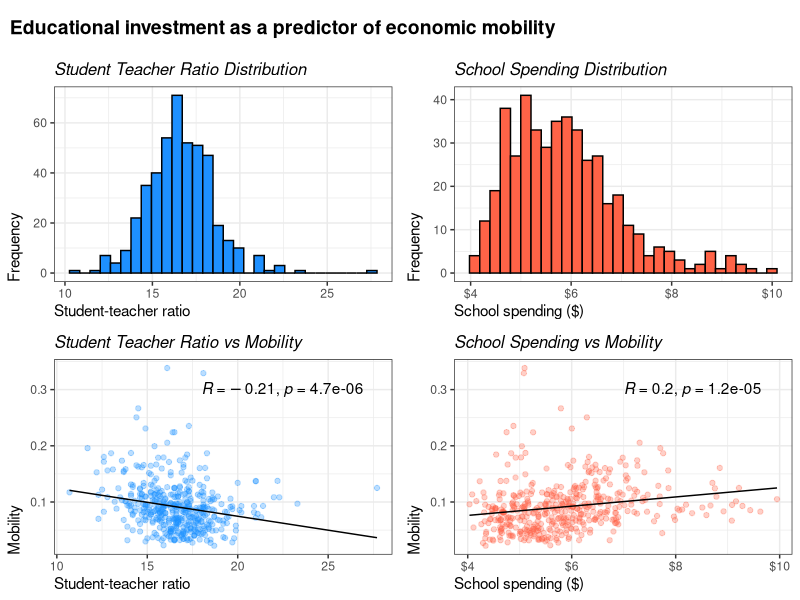
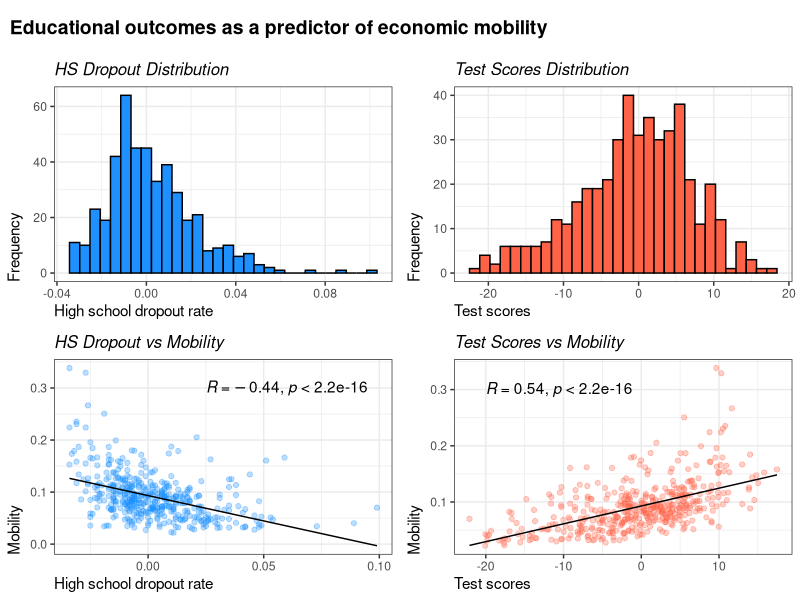
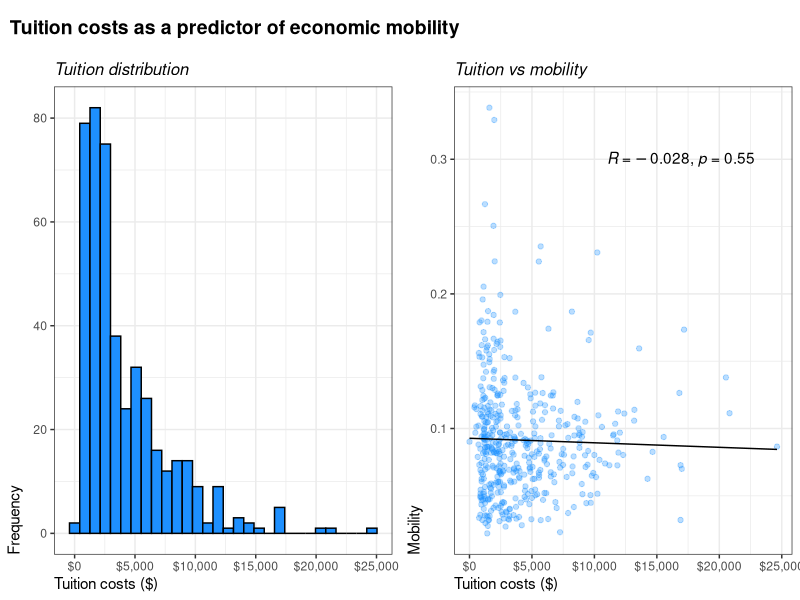
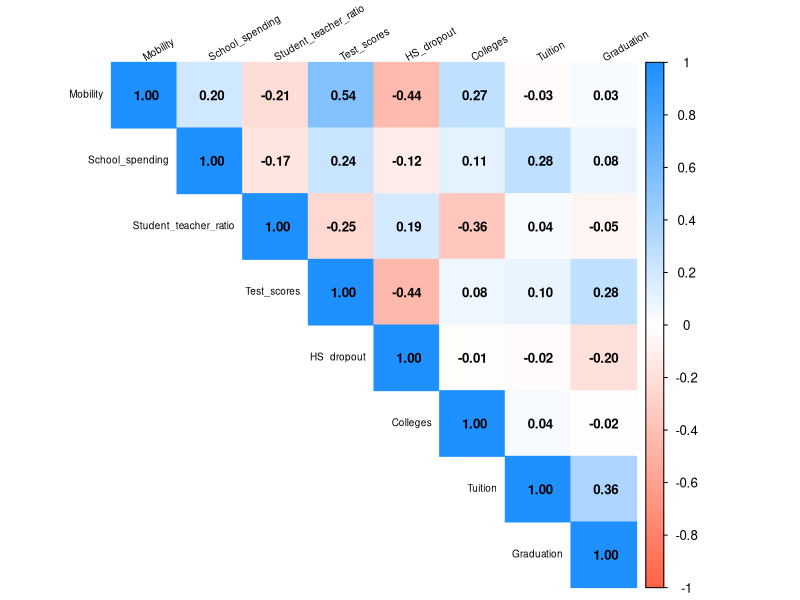
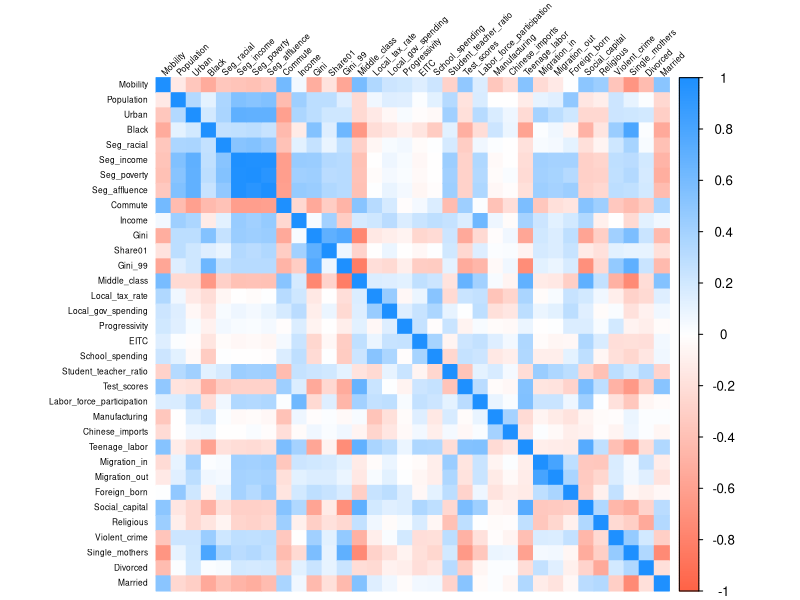
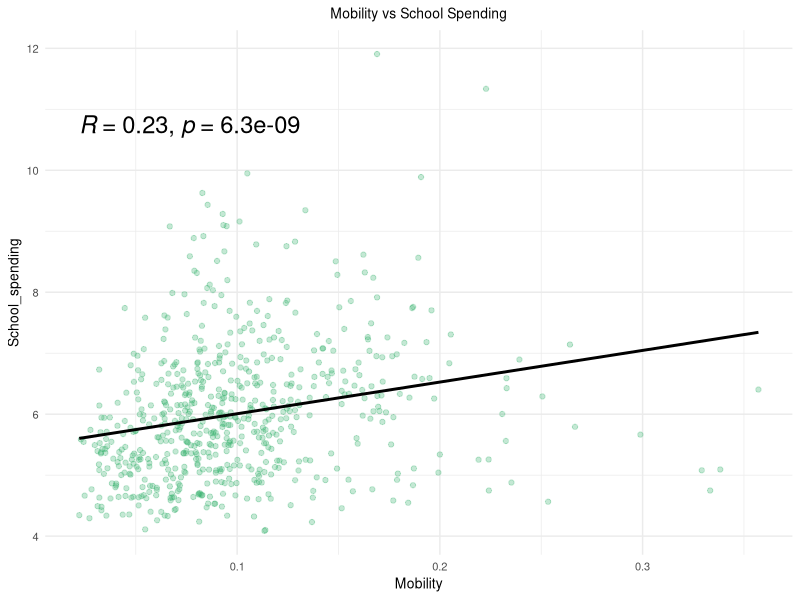
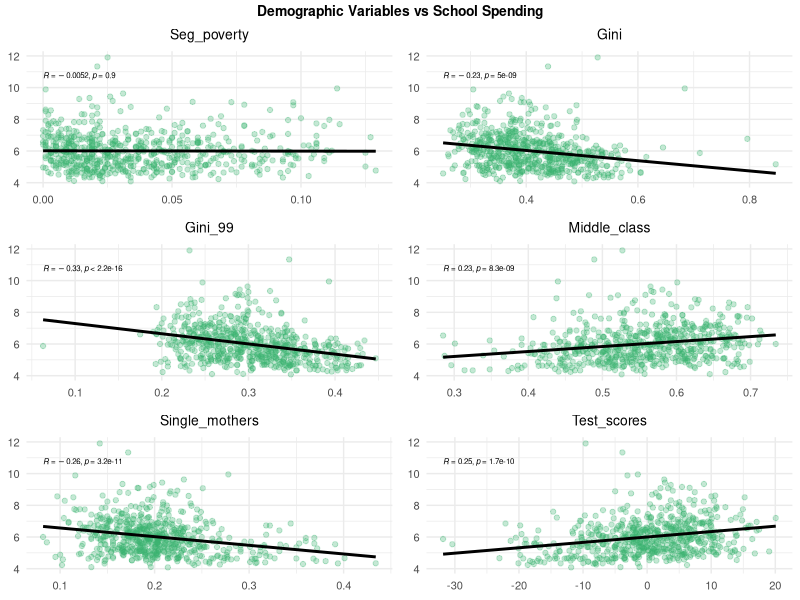
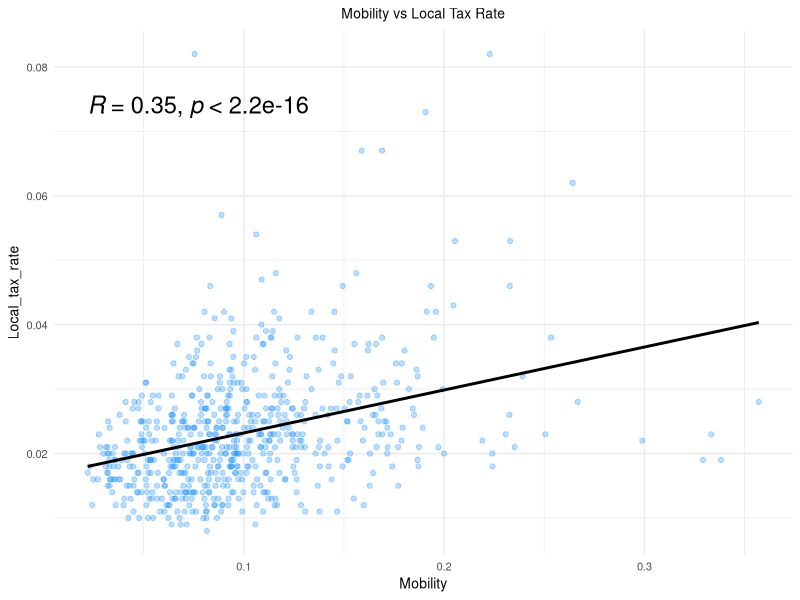

The R source for these figures, in order:
## ---- chunk 1
knitr::opts_chunk$set(echo = FALSE)

library(ggplot2)
library(dplyr)
library(corrplot)
library(tidyr)
library(cowplot)
library(ggpubr)
library(GGally)
library(grid)
library(gridExtra)
library(MASS)
library(car)
library(boot)


theme_set(theme_bw())
theme_update(
  plot.title = element_text(size = 12, face = "italic"), 
  axis.title.x = element_text(hjust = 0),
  axis.title.y = element_text(angle=90, hjust = 0, margin = margin(r = 5))
)
## ---- chunk 2
plot_four <- function(a, b, c, d, title) {
  plot_row <- plot_grid(a,b,c,d, align = "hv")
  
  title <- ggdraw() + 
    draw_label(title,
               fontface = 'bold',
               x = 0,
               hjust = 0) +
    theme(plot.margin = margin(0, 0, 0, 7))
  
  plot_grid(title, 
            plot_row,
            ncol = 1,
            rel_heights = c(0.1, 1))
}

plot_two <- function(a, b, title) {
  plot_row <- plot_grid(a,b, align = "hv")
  
  title <- ggdraw() + 
    draw_label(title,
               fontface = 'bold',
               x = 0,
               hjust = 0) +
    theme(plot.margin = margin(0, 0, 0, 7))
  
  plot_grid(title, 
            plot_row,
            ncol = 1,
            rel_heights = c(0.1, 1))
}
## ---- chunk 3
# Read in the mobility dataframe
mobility <- read.csv("mobility-all.csv", 
                     header = TRUE, 
                     stringsAsFactors = TRUE)
## ---- chunk 4
# View NAs
nas <- colSums(is.na(mobility))
print(nas[nas > 0])
## ---- chunk 5
# Remove rows where a value for mobility is missing
mobilityTotalRows <- nrow(mobility)

mobility <- mobility %>%
  drop_na(Mobility) 

# Segment education-related variables
edu_mobility <- mobility[,(names(mobility) %in% c("Mobility", 
                                                   "School_spending", 
                                                   "Student_teacher_ratio", 
                                                   "Test_scores", 
                                                   "HS_dropout", 
                                                   "Colleges", 
                                                   "Tuition", 
                                                   "Graduation"))]

# Drop NAs
edu_mobility <- drop_na(edu_mobility)



# Remove qualitative variables
quals <- c("ID","Name", "State", "Latitude", "Longitude")
mobility <- mobility[,!(names(mobility) %in% quals)]

# Remove columns where more than 100 values are missing
bad_cols <- c("Colleges","Tuition", "Graduation", "HS_dropout") # +100 NULL
mobility <- mobility[,!(names(mobility) %in% bad_cols)]

# Drop remaining NA variables
mobility <- drop_na(mobility)

## ---- chunk 6
# Plot student teacher ratio distribution
p1 <- ggplot(edu_mobility, aes(x= Student_teacher_ratio)) + 
  geom_histogram(bins = 30, fill = 'dodgerblue', color = "black") + 
  ggtitle("Student Teacher Ratio Distribution") +
  xlab("Student-teacher ratio") +
  ylab("Frequency") 

p2 <- ggplot(edu_mobility, aes(x = Student_teacher_ratio, y= Mobility)) + 
  geom_point(color = "dodgerblue", alpha = .3)  + 
  stat_smooth(method = "lm", formula = y ~ x, geom = "line", color = "black", se = FALSE) +
  stat_cor(label.x=18, label.y=.3) +
  ggtitle("Student Teacher Ratio vs Mobility") +
  xlab("Student-teacher ratio") +
  ylab("Mobility")

# Plot school spending distributions
p3 <- ggplot(edu_mobility, aes(x= School_spending)) + 
  geom_histogram(bins = 30, fill = 'tomato', color = "black") + 
  ggtitle("School Spending Distribution") +
  xlab("School spending ($)") +
  ylab("Frequency") + 
  scale_x_continuous(labels = scales::dollar_format())

p4 <- ggplot(edu_mobility, aes(x = School_spending, y= Mobility)) + 
  geom_point(color = "tomato", alpha = .3)  + 
  stat_smooth(method = "lm", formula = y ~ x, geom = "line", color = "black", se = FALSE) +
  stat_cor(label.x=7, label.y=.3) +
  ggtitle("School Spending vs Mobility") +
  xlab("School spending ($)") + 
  ylab("Mobility") + 
  scale_x_continuous(labels = scales::dollar_format())

#(p1 + p3) / (p2 + p4)
plot_four(p1,p3,p2,p4, title = "Educational investment as a predictor of economic mobility")
## ---- chunk 7
# Plot dropout rates distribution
p1 <- ggplot(edu_mobility, aes(x= HS_dropout)) + 
  geom_histogram(bins = 30, fill = 'dodgerblue', color = "black") + 
  ggtitle("HS Dropout Distribution") +
  xlab("High school dropout rate") +
  ylab("Frequency")

p2 <- ggplot(edu_mobility, aes(x = HS_dropout, y= Mobility)) + 
  geom_point(color = "dodgerblue", alpha = .3)  + 
  stat_smooth(method = "lm", formula = y ~ x, geom = "line", color = "black", se = FALSE) +
  stat_cor(label.x=.025, label.y=.3) +
  ggtitle("HS Dropout vs Mobility") + 
  xlab("High school dropout rate") +
  ylab("Mobility")

# Plot test score distribution
p3 <- ggplot(edu_mobility, aes(x= Test_scores)) + 
  geom_histogram(bins = 30, fill = 'tomato', color = "black") + 
  ggtitle("Test Scores Distribution")+
  xlab("Test scores") +
  ylab("Frequency") 

p4 <- ggplot(edu_mobility, aes(x = Test_scores, y= Mobility)) + 
  geom_point(color = "tomato", alpha = .3)  + 
  stat_smooth(method = "lm", formula = y ~ x, geom = "line", color = "black", se = FALSE) +
  stat_cor(label.x=-20, label.y=.3) +
  ggtitle("Test Scores vs Mobility")+
  xlab("Test scores") +
  ylab("Mobility")

plot_four(p1,p3,p2,p4, title = "Educational outcomes as a predictor of economic mobility")
## ---- chunk 8
# Plot tuition distribution
p1 <- ggplot(edu_mobility, aes(x= Tuition)) + 
  geom_histogram(bins = 30, fill = 'dodgerblue', color = 'black') + 
  ggtitle("Tuition distribution") +
  xlab("Tuition costs ($)") + 
  ylab("Frequency") +
  scale_x_continuous(labels = scales::dollar_format())

p2 <- ggplot(edu_mobility, aes(x = Tuition, y= Mobility)) + 
  geom_point(color = "dodgerblue", alpha = .3) + 
  stat_smooth(method = "lm", formula = y ~ x, geom = "line", color = "black", se = FALSE) +
  stat_cor(label.x=11000, label.y=.3) +
  ggtitle("Tuition vs mobility") +
  xlab("Tuition costs ($)") +
  ylab("Mobility") +
  scale_x_continuous(labels = scales::dollar_format())

plot_two(p1, p2, title = "Tuition costs as a predictor of economic mobility")
## ---- chunk 9
cor_matrix <- cor(edu_mobility, use = "pairwise.complete.obs") 
corrplot(cor_matrix, 
         method = "color",
         type = "upper",
         col = colorRampPalette(c("tomato", "white", "dodgerblue"))(200),
         tl.cex = 0.6, 
         number.cex = 0.8,
         addCoef.col = "black",
         tl.col = "black",
         tl.srt = 30)
## ---- chunk 10
# Make a correlation matrix
cor_matrix <- cor(mobility, use = "pairwise.complete.obs")

# Make a heatmap
corrplot(cor_matrix,
         method = "color",  
         tl.col = "black",  
         tl.cex = 0.5, 
         tl.srt = 45,
         col = colorRampPalette(c("tomato", "white", "dodgerblue"))(200))       

# Pass the correlation matrix to a dataframe
cor_df <- as.data.frame(as.table(cor_matrix))
## ---- chunk 11
# Remove diagonal correlations
cor_df <- cor_df %>%
  filter(Var1 != Var2)

# Standardize Var1 & Var2
cor_df <- cor_df %>%
  dplyr::rowwise() %>%
  dplyr::mutate(pair = paste(sort(c(Var1, Var2)), collapse = "_")) %>%
  dplyr::distinct(pair, .keep_all = TRUE) %>%
  dplyr::select(-pair)

# Sort by correlation
top_corr <- cor_df %>%
  arrange(desc(abs(Freq))) %>%  
  head(50)  

# Print strongest correlations
print(head(top_corr))
## ---- chunk 12
# Create scatter plots
plot_scatter <- function(x_var, color, text_size = 5, r_p_size = 5, keep_axis_titles = FALSE) {  
  ggplot(mobility, aes(.data[[x_var]], School_spending)) +  
    geom_point(color = color, alpha = .3) + 
    geom_smooth(method = "lm", color = "black", se = FALSE) +  # Add linear regression line
    stat_cor(label.x = min(mobility[[x_var]], na.rm = TRUE), 
             label.y = max(mobility$School_spending, na.rm = TRUE) * 0.9, 
             size = r_p_size) +  # Adds R & p-values 
    ggtitle(paste(x_var)) + 
    theme_minimal() +
    theme(
      axis.title = if (keep_axis_titles) element_text(size = 10) else element_blank(),  
      axis.text = element_text(size = 8),  
      plot.title = element_text(hjust = 0.5, size = 10) 
    )
}

# Create plot vs mobility
mobility_plot <- plot_scatter("Mobility", "mediumseagreen", text_size = 5, r_p_size = 6, keep_axis_titles = TRUE) +
  ggtitle("Mobility vs School Spending")

# Create plots for other variables 
p1 <- plot_scatter("Seg_poverty", "mediumseagreen", r_p_size = 2)
p2 <- plot_scatter("Gini", "mediumseagreen", r_p_size = 2)
p3 <- plot_scatter("Gini_99", "mediumseagreen", r_p_size = 2)
p4 <- plot_scatter("Middle_class", "mediumseagreen", r_p_size = 2)
p5 <- plot_scatter("Single_mothers", "mediumseagreen", r_p_size = 2)
p6 <- plot_scatter("Test_scores", "mediumseagreen", r_p_size = 2)

# Display 
print(mobility_plot)

# Display all other plots on one page
grid.arrange(
  arrangeGrob(p1, p2, p3, p4, p5, p6, ncol = 2, 
              top = textGrob("Demographic Variables vs School Spending", 
                             gp = gpar(fontsize = 10, fontface = "bold")))
)
## ---- chunk 13
data <- mobility

# Create scatter plots
plot_scatter <- function(x_var, color, text_size = 5, r_p_size = 5, keep_axis_titles = FALSE) {  
  ggplot(data, aes(.data[[x_var]], Local_tax_rate)) + 
    geom_point(color = color, alpha = .3) + 
    geom_smooth(method = "lm", color = "black", se = FALSE) +  
    stat_cor(label.x = min(data[[x_var]]), 
             label.y = max(data$Local_tax_rate, na.rm = TRUE) * 0.9, 
             size = r_p_size) + 
    ggtitle(paste(x_var)) + 
    theme_minimal() +
    theme(
      axis.title = if (keep_axis_titles) element_text(size = 10) else element_blank(), 
      axis.text = element_text(size = 8),  
      plot.title = element_text(hjust = 0.5, size = 10) 
    )
}

# Create plot vs Mobility
mobility_plot <- plot_scatter("Mobility", "dodgerblue", text_size = 5, r_p_size = 6, keep_axis_titles = TRUE) +
  ggtitle("Mobility vs Local Tax Rate")

# Create plots for other variables 
p1 <- plot_scatter("Seg_poverty", "dodgerblue", r_p_size = 2)
p2 <- plot_scatter("Gini", "dodgerblue", r_p_size = 2)
p3 <- plot_scatter("Gini_99", "dodgerblue", r_p_size = 2)
p4 <- plot_scatter("Middle_class", "dodgerblue", r_p_size = 2)
p5 <- plot_scatter("Single_mothers", "dodgerblue", r_p_size = 2)
p6 <- plot_scatter("Test_scores", "dodgerblue", r_p_size = 2)

# Display 
print(mobility_plot)

# Arrange and display all other plots on one page 
grid.arrange(
  arrangeGrob(p1, p2, p3, p4, p5, p6, ncol = 2,  
              top = textGrob("Demographic Variables vs Local Tax Rate", 
                             gp = gpar(fontsize = 10, fontface = "bold")))
)
## ---- chunk 14
# Create scatter plots
plot_scatter <- function(x_var, color, text_size = 5, r_p_size = 5, keep_axis_titles = FALSE) {  
  ggplot(data, aes(.data[[x_var]], Local_gov_spending)) +  
    geom_point(color = color, alpha = .3, na.rm = TRUE) + 
    geom_smooth(method = "lm", color = "black", se = FALSE) +  
    stat_cor(label.x = min(data[[x_var]], na.rm = TRUE), 
             label.y = max(data$Local_gov_spending, na.rm = TRUE) * 0.9, 
             size = r_p_size) + 
    ggtitle(paste(x_var)) +  
    theme_minimal() +
    theme(
      axis.title = if (keep_axis_titles) element_text(size = 10) else element_blank(),  
      axis.text = element_text(size = 8),  
      plot.title = element_text(hjust = 0.5, size = 10)  
    )
}

# Create plot vs Mobility
mobility_plot <- plot_scatter("Mobility", "tomato", text_size = 5, r_p_size = 6, keep_axis_titles = TRUE) +
  ggtitle("Mobility vs Local Government Spending")

# Create plots for other variables 
p1 <- plot_scatter("Seg_poverty", "tomato", r_p_size = 2)
p2 <- plot_scatter("Gini", "tomato", r_p_size = 2)
p3 <- plot_scatter("Gini_99", "tomato", r_p_size = 2)
p4 <- plot_scatter("Middle_class", "tomato", r_p_size = 2)
p5 <- plot_scatter("Single_mothers", "tomato", r_p_size = 2)
p6 <- plot_scatter("Test_scores", "tomato", r_p_size = 2)

# Display 
print(mobility_plot)

# Arrange and display all other plots on one page 
grid.arrange(
  arrangeGrob(p1, p2, p3, p4, p5, p6, ncol = 2,  
              top = textGrob("Demographic Variables vs Local Government Spending", 
                             gp = gpar(fontsize = 10, fontface = "bold")))
)

## ---- chunk 15
mobility[c("Local_tax_rate", "Local_gov_spending", "School_spending", "Mobility")] %>%
  ggpairs(aes(alpha = 0.5), 
          upper = list(continuous = wrap("cor", size = 3)),
          columnLabels = c("Tax Rate", "Gov Spending", "School Spending", "Mobility"),
          title = "Colinearity analysis of Government Policy",
          progress = FALSE)
## ---- chunk 16
mobility[c("Seg_poverty", "Seg_racial", "Seg_affluence", "Seg_income")] %>%
  ggpairs(aes(alpha = 0.5), 
          upper = list(continuous = wrap("cor", size = 5)),
          columnLabels = c("Poverty", "Race", "Affluence", "Income"),
          title = "Colinearity analysis of segregation",
          progress = FALSE)
## ---- chunk 17
mobility[c("Middle_class", "Income", "Gini", "Gini_99", "Share01")] %>%
  ggpairs(aes(alpha = 0.5), 
          upper = list(continuous = wrap("cor", size = 5)),
          columnLabels = c("Middle class", "Income", "Gini index", "Adj. Gini", "Share01"),
          title = "Colinearity analysis of income and income inequality",
          progress = FALSE)
## ---- chunk 18
a <- ggplot(mobility, aes(x= Seg_racial)) + 
  geom_histogram(bins = 30, fill = 'dodgerblue', color = "gray30") + 
  ggtitle("Distribution of segregation by race")+
  xlab("Segregation by race") +
  ylab("Frequency")

b <- ggplot(data = mobility, aes(x = Mobility, y = Seg_racial)) + 
  geom_point(color = "dodgerblue", alpha = .3) + 
  stat_smooth(method = "lm", formula = y ~ x, geom = "line", color = "black", se = FALSE) +
  stat_cor(label.x=.17, label.y=.5) +
  ylim(0,.6) + 
  ggtitle("Segregation by race vs mobility") +
  xlab("Mobility") + 
  ylab("Racial segregation")

c <- ggplot(mobility, aes(x= Seg_poverty)) + 
  geom_histogram(bins = 30, fill = 'tomato', color = "gray30") + 
  ggtitle("Distribution of segregation by poverty")+
  xlab("Segregation by poverty") +
  ylab("Frequency") 

d <- ggplot(data = mobility, aes(x = Mobility, y = Seg_poverty)) + 
  geom_point(color = "tomato", alpha = .3) +
  stat_smooth(method = "lm", formula = y ~ x, geom = "line", color = "black", se = FALSE) +
  stat_cor(label.x=.17, label.y=.15) +
  ylim(0,.17) +
  ggtitle("Segregation by poverty v mobility") + 
  xlab("Mobility") + 
  ylab("Poverty segregation")

plot_four(a,c,b,d, title = "Segregation as a predictor of mobility")
